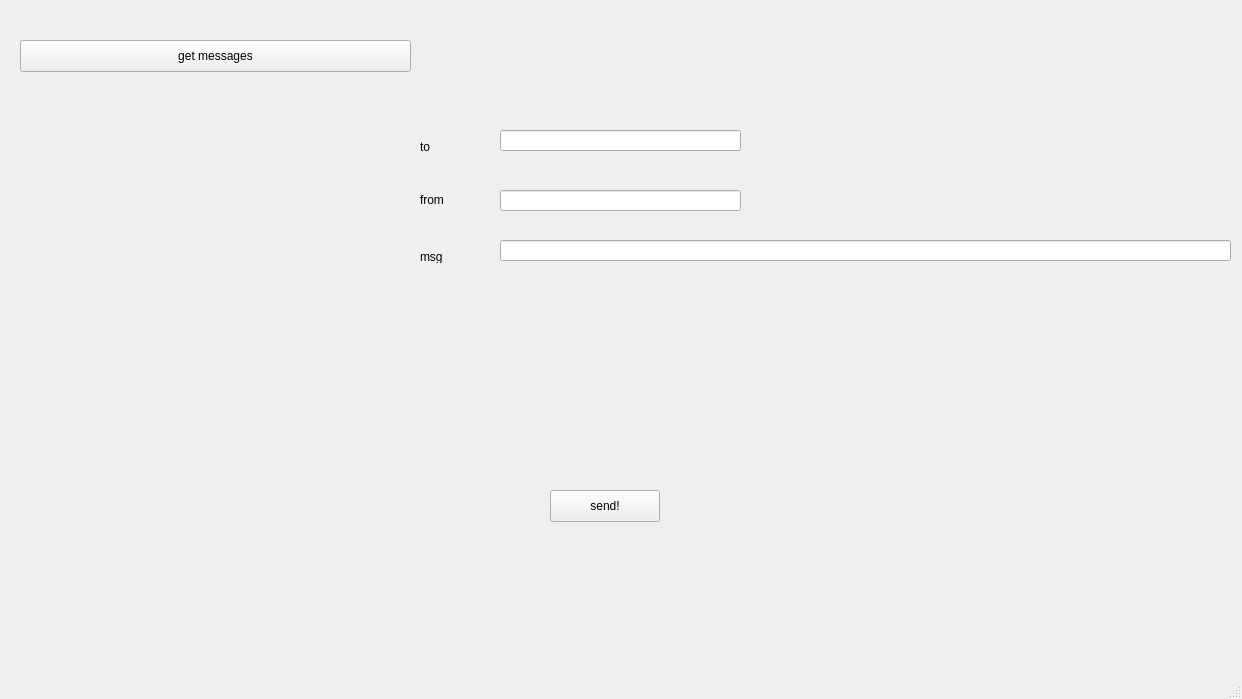
<?xml version="1.0" encoding="UTF-8"?>
<ui version="4.0">
 <class>MainWindow</class>
 <widget class="QMainWindow" name="MainWindow">
  <property name="geometry">
   <rect>
    <x>0</x>
    <y>0</y>
    <width>1242</width>
    <height>699</height>
   </rect>
  </property>
  <property name="windowTitle">
   <string>MainWindow</string>
  </property>
  <widget class="QWidget" name="centralwidget">
   <widget class="QPushButton" name="get">
    <property name="geometry">
     <rect>
      <x>20</x>
      <y>40</y>
      <width>391</width>
      <height>32</height>
     </rect>
    </property>
    <property name="text">
     <string>get messages</string>
    </property>
   </widget>
   <widget class="QLineEdit" name="to">
    <property name="geometry">
     <rect>
      <x>500</x>
      <y>130</y>
      <width>241</width>
      <height>21</height>
     </rect>
    </property>
   </widget>
   <widget class="QLineEdit" name="msg">
    <property name="geometry">
     <rect>
      <x>500</x>
      <y>240</y>
      <width>731</width>
      <height>21</height>
     </rect>
    </property>
   </widget>
   <widget class="QLabel" name="label">
    <property name="geometry">
     <rect>
      <x>420</x>
      <y>140</y>
      <width>56</width>
      <height>13</height>
     </rect>
    </property>
    <property name="text">
     <string>to</string>
    </property>
   </widget>
   <widget class="QLabel" name="label_2">
    <property name="geometry">
     <rect>
      <x>420</x>
      <y>250</y>
      <width>56</width>
      <height>13</height>
     </rect>
    </property>
    <property name="text">
     <string>msg</string>
    </property>
   </widget>
   <widget class="QLabel" name="label_3">
    <property name="geometry">
     <rect>
      <x>420</x>
      <y>190</y>
      <width>51</width>
      <height>20</height>
     </rect>
    </property>
    <property name="text">
     <string>from</string>
    </property>
   </widget>
   <widget class="QLineEdit" name="From">
    <property name="geometry">
     <rect>
      <x>500</x>
      <y>190</y>
      <width>241</width>
      <height>21</height>
     </rect>
    </property>
   </widget>
   <widget class="QPushButton" name="send">
    <property name="geometry">
     <rect>
      <x>550</x>
      <y>490</y>
      <width>110</width>
      <height>32</height>
     </rect>
    </property>
    <property name="text">
     <string>send!</string>
    </property>
   </widget>
  </widget>
  <widget class="QMenuBar" name="menubar">
   <property name="geometry">
    <rect>
     <x>0</x>
     <y>0</y>
     <width>1242</width>
     <height>22</height>
    </rect>
   </property>
  </widget>
  <widget class="QStatusBar" name="statusbar"/>
 </widget>
 <resources/>
 <connections/>
</ui>
